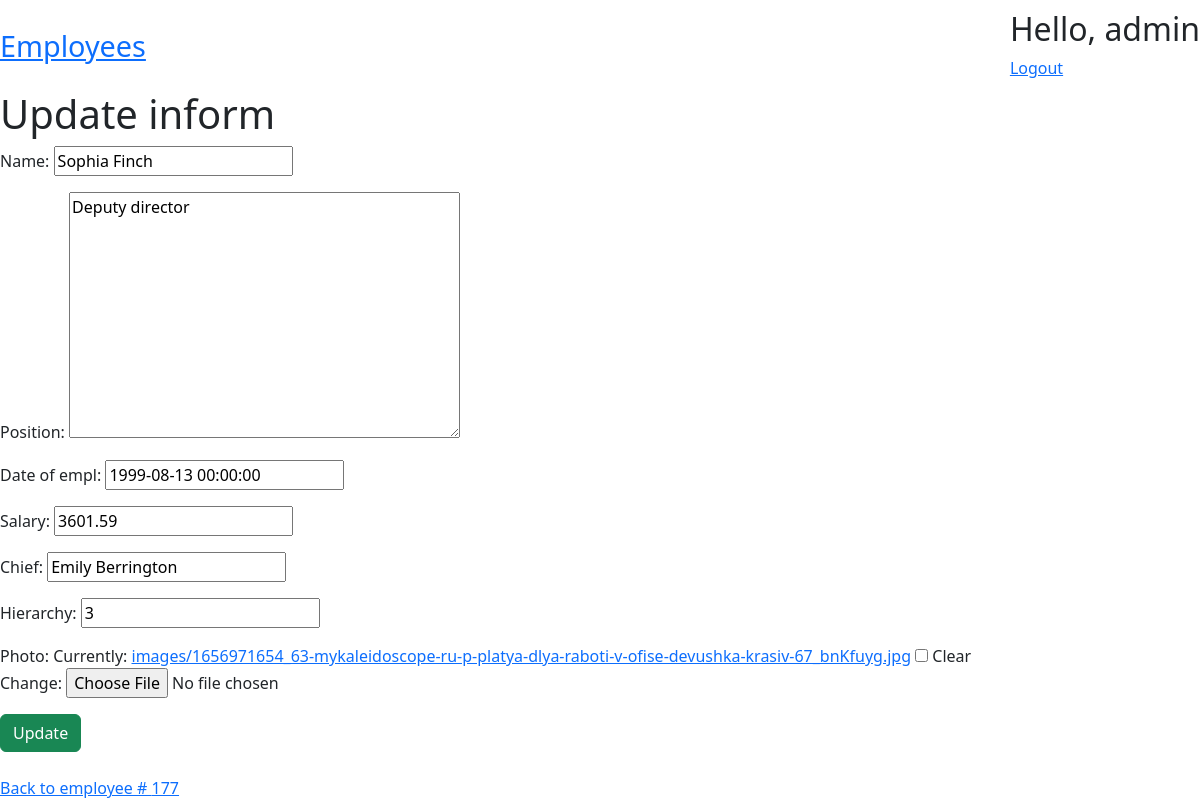
The page /GazBrom/employees/177/update/ (signed in) on the database its author committed.
### employeesapp/models.py (models this page shows, shortened)
class Employee(models.Model):
    class Meta: #конфигурационный класс
        ordering = ["name"] #сортировка по полю по алфавиту
    name = models.CharField(max_length=150)
    position = models.TextField(null=False, blank=True)
    date_of_empl = models.DateTimeField(null=False, blank=True)
    salary = models.DecimalField(default=0, max_digits=8, decimal_places=2)
    chief = models.CharField(max_length=150)
    hierarchy = models.IntegerField(default=6, null=False)
    photo = models.ImageField(upload_to='images/', null=True, blank=True)

### employeesapp/views.py (the view, shortened to what this page needs)
# urls.py: path('employees/<int:pk>/update/', EmployeeUpdateView.as_view(), name='employee_update'),
class EmployeeUpdateView(LoginRequiredMixin, UpdateView):
    model = Employee
    fields = "name", "position", "date_of_empl", "salary", "chief", "hierarchy", "photo"
    template_name_suffix = "_update"

### employeesapp/templates/employeesapp/employee_update.html (shortened to what this page needs)
{% extends "employeesapp/base.html" %}
{% block body %}
    <div class="fixed-container">
        <h1>Update inform</h1>
        <div>
            <form method="post" enctype="multipart/form-data">
                {{ form.as_p }}
                <button type="submit" class="btn btn-success">Update</button>
            </form>
        </div>
        <div>
            <br>
            <a href={% url 'employeesapp:employee_details' pk=object.pk %}>Back to employee # {{ object.pk }}</a>
        </div>
    </div>
{% endblock %}

### employeesapp/templates/employeesapp/base.html (shortened to what this page needs)
<!DOCTYPE html>
<html lang="en">
<head>
    <link href="https://cdn.jsdelivr.net/npm/bootstrap@5.3.3/dist/css/bootstrap.min.css" rel="stylesheet"
>
</head>
<body>
<div class="fixed-container">
<div class="nav">
<section>
    <div class="home">
        <a href={% url 'employeesapp:employees_list' %}>Employees</a><br>
    </div>
</section>
<section>
    {% if user.is_authenticated %}
        <h2>Hello, {{ user.username }}</h2>
        <div>
            <a href={% url 'myauth:logout' %}>Logout</a><br>
        </div>
    {% else %}
        <h2>User is anonymous</h2>
        <div>
            <a href={% url 'myauth:register' %}>Register</a><br>
            <a href={% url 'myauth:login' %}>Log in to your account</a><br>
        </div>
    {% endif %}
</section>
</div>
</div>
{% block body %}{% endblock %}
</body>
</html>

### employeesapp/templates/employeesapp/base.html (style rules this page uses)
.fixed-container { max-width: 1200px; margin-left: auto; margin-right: auto; }
.home { padding-right: 300px; font-size: 180%; }
.nav { margin: 10px 0; display: flex; justify-content: space-between; align-items: center; }

### rows shown on the page
Employee: name "Sophia Finch", position "Deputy director", date_of_empl "1999-08-13 00:00:00", salary "3601.59", chief "Emily Berrington", hierarchy "3", pk "177"

### other values the page prints
{{ user.username }} "admin"
